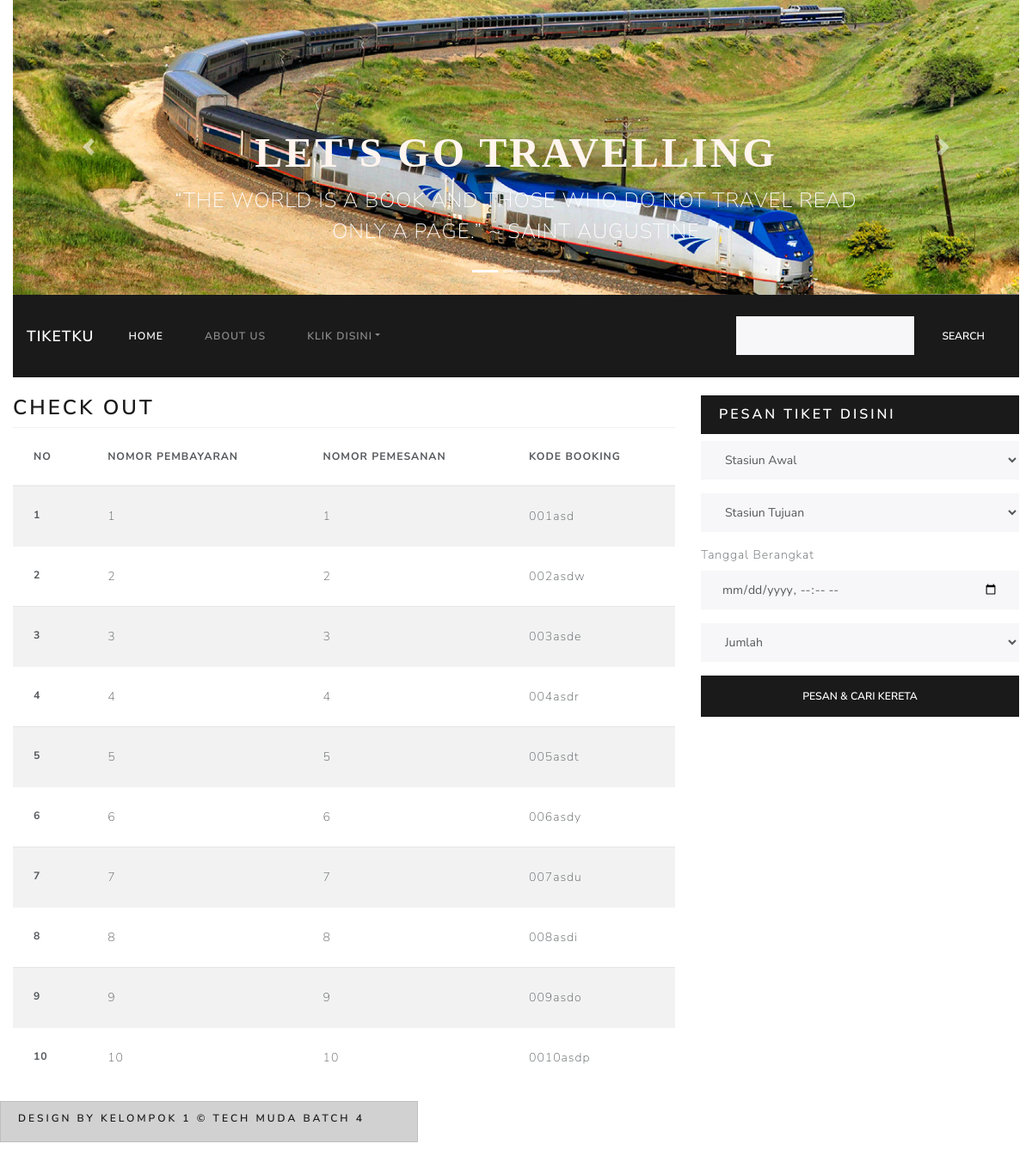
The app's page /htdocs/tugas11_webdasar_kelompok1/index.php?hal=checkOut with its own data.
### tables this page shows
CREATE TABLE `checkout` (
  `idcheckout` int(11) NOT NULL,
  `pembayaran_idpembayaran` int(11) NOT NULL,
  `pesanan_idpesanan` int(11) NOT NULL,
  `kodeBooking` varchar(45) NOT NULL
);

### htdocs/tugas11_webdasar_kelompok1/model/CheckOut.php (called while the page is built)
<?php
class CheckOut{
    private $koneksi;
    public function __construct(){
        global $dbh;
        $this->koneksi = $dbh;
    }
    public function dataCheckOut(){
        $sql = "select * from checkOut";
        $ps = $this->koneksi->prepare($sql);
        $ps->execute();
        $rs = $ps->fetchAll();
        return $rs;
    }
};
?>

### htdocs/tugas11_webdasar_kelompok1/checkOut.php (the view)
<h3>Check Out</h3>
<table class="table table-striped">
  <thead>
    <tr>
      <th scope="col">No</th>
      <th scope="col">Nomor Pembayaran</th>
      <th scope="col">Nomor Pemesanan</th>
      <th scope="col">Kode Booking</th>
    </tr>
  </thead>
  <tbody>
  <?php
      $model = new CheckOut();
      $rs = $model->dataCheckOut();
      $no = 1;
      foreach($rs as $cek){
      ?>
    <tr>
      <th scope="row"><?= $no ?></th>
      <td><?= $cek['pembayaran_idpembayaran'] ?></td>
      <td><?= $cek['pesanan_idpesanan'] ?></td>
      <td><?= $cek['kodeBooking'] ?></td>
    </tr>
    <?php $no++; } ?>
  </tbody>
</table>

### records on screen
checkout: pembayaran_idpembayaran "1", pesanan_idpesanan "1", kodeBooking "001asd"
checkout: pembayaran_idpembayaran "2", pesanan_idpesanan "2", kodeBooking "002asdw"
checkout: pembayaran_idpembayaran "3", pesanan_idpesanan "3", kodeBooking "003asde"
checkout: pembayaran_idpembayaran "4", pesanan_idpesanan "4", kodeBooking "004asdr"
checkout: pembayaran_idpembayaran "5", pesanan_idpesanan "5", kodeBooking "005asdt"
checkout: pembayaran_idpembayaran "6", pesanan_idpesanan "6", kodeBooking "006asdy"
checkout: pembayaran_idpembayaran "7", pesanan_idpesanan "7", kodeBooking "007asdu"
checkout: pembayaran_idpembayaran "8", pesanan_idpesanan "8", kodeBooking "008asdi"
checkout: pembayaran_idpembayaran "9", pesanan_idpesanan "9", kodeBooking "009asdo"
checkout: pembayaran_idpembayaran "10", pesanan_idpesanan "10", kodeBooking "0010asdp"
